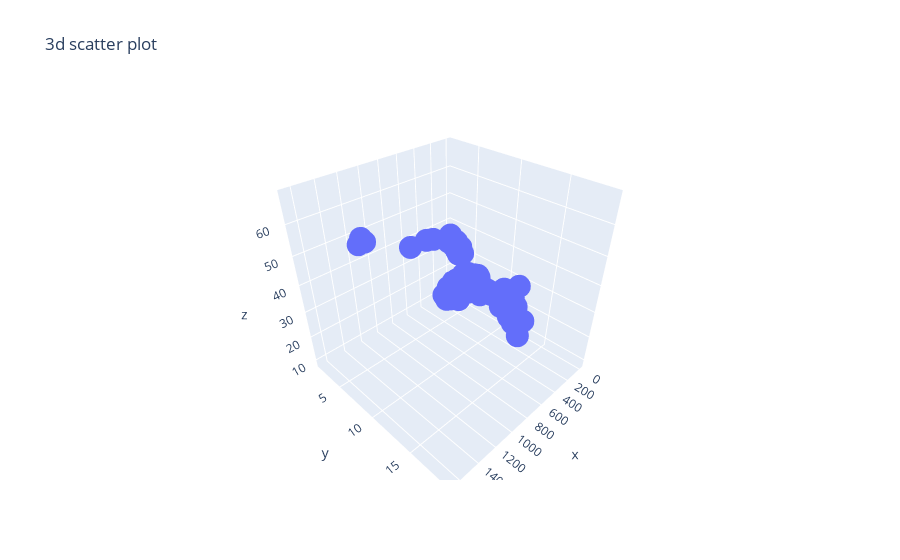

Notebook source saved alongside this figure:
### Markdown cell above
In 3D scatter plot we can observe that the it shows 3D visualization of 3 columns by representing x-axis,y-axis and z-axis as columns
we can see the values the of colums in the 3D plot

### Code cell
SCD=pt.scatter_3d(x=df_fish['Weight'],y=df_fish['Height'],z=df_fish['Length3'], title='3d scatter plot')
SCD.show()

### Figure 1 — Plotly figure (JSON) as saved in the notebook; plotly's stock layout.template omitted (floating-point values rounded to 4 significant figures; data arrays with more than 128 entries replaced by an {"elided": "..."} marker saying what was removed)
{"data": [{"hovertemplate": "x=%{x}<br>y=%{y}<br>z=%{z}<extra></extra>", "legendgroup": "", "marker": {"color": "#636efa", "symbol": "circle"}, "mode": "markers", "name": "", "scene": "scene", "showlegend": false, "type": "scatter3d", "x": {"elided": "159 float values"}, "y": {"elided": "159 float values"}, "z": {"elided": "159 float values"}}], "layout": {"legend": {"tracegroupgap": 0}, "scene": {"domain": {"x": [0, 1], "y": [0, 1]}, "xaxis": {"title": {"text": "x"}}, "yaxis": {"title": {"text": "y"}}, "zaxis": {"title": {"text": "z"}}}, "title": {"text": "3d scatter plot"}}}
